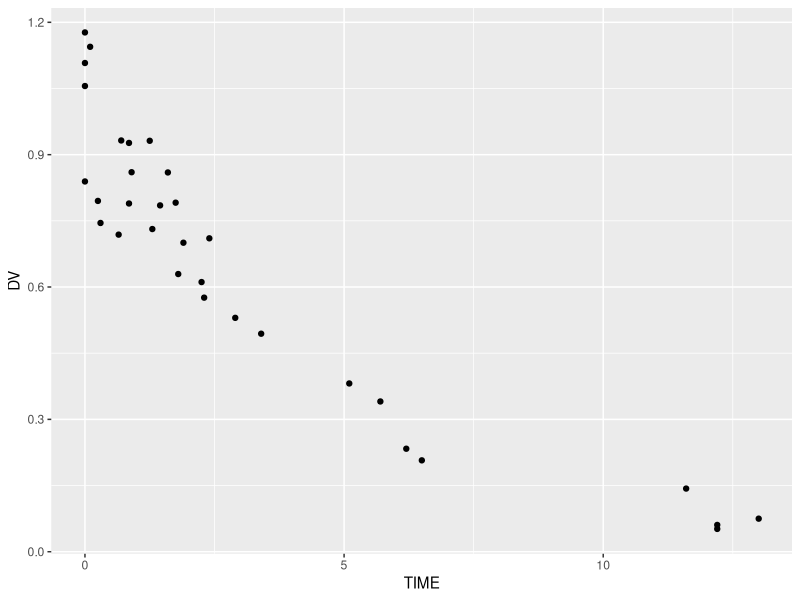
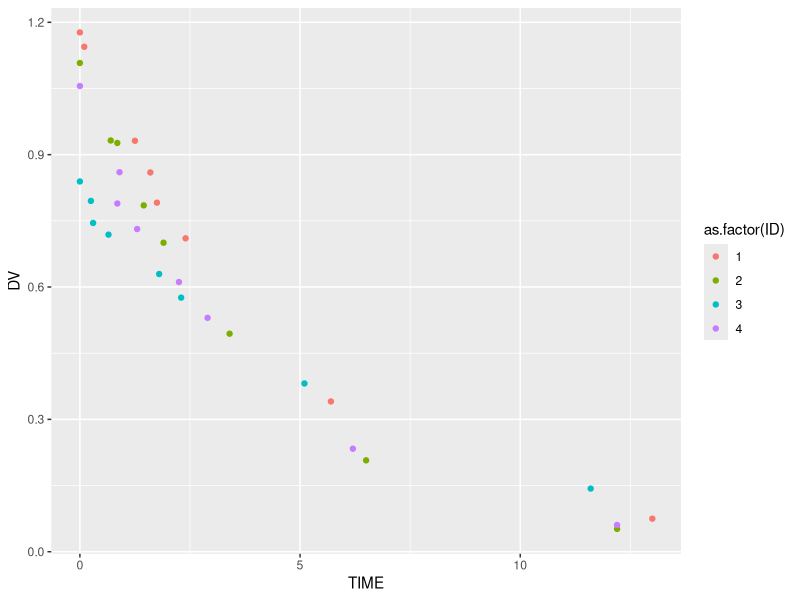
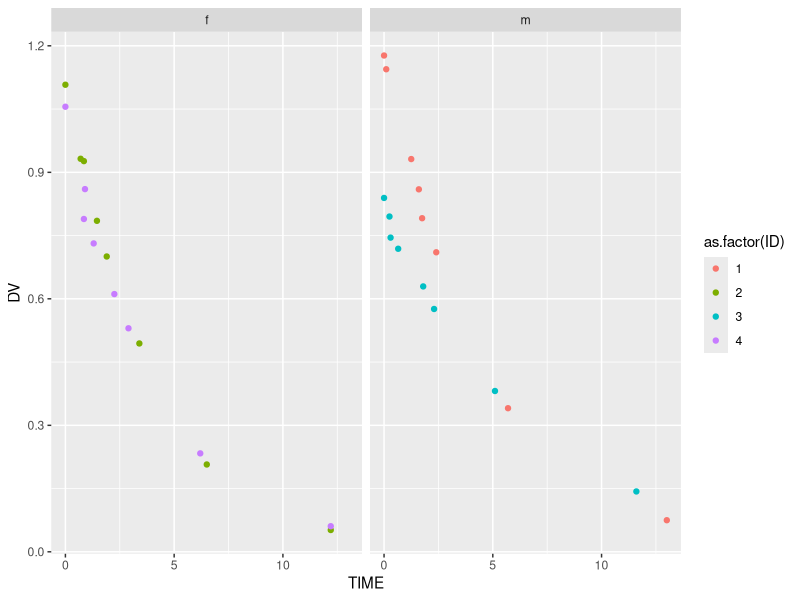
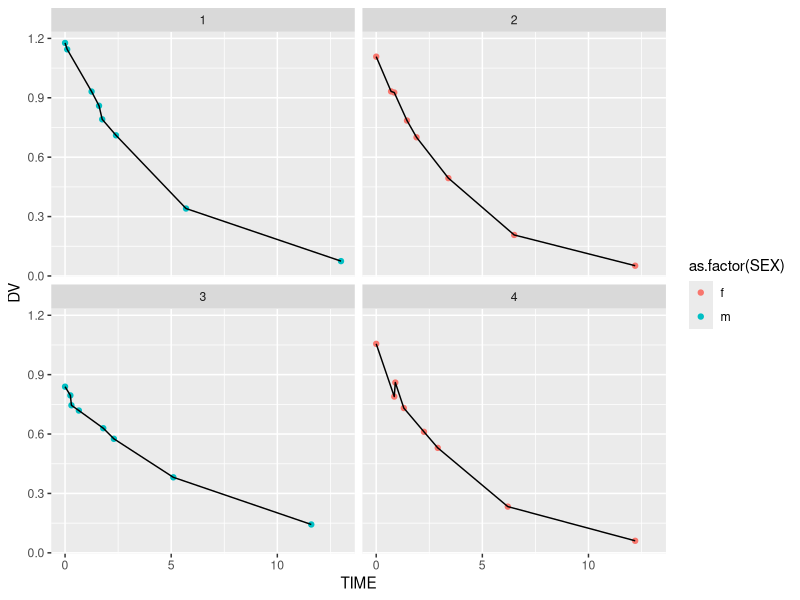
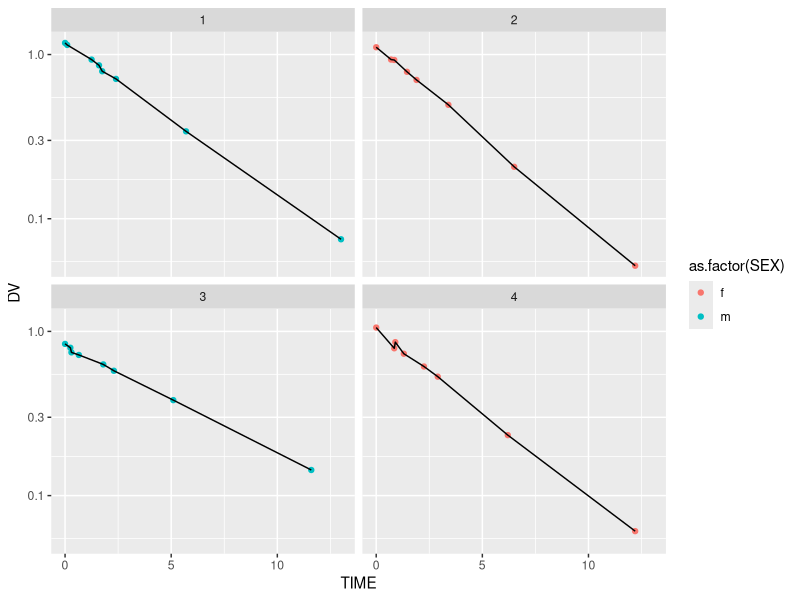
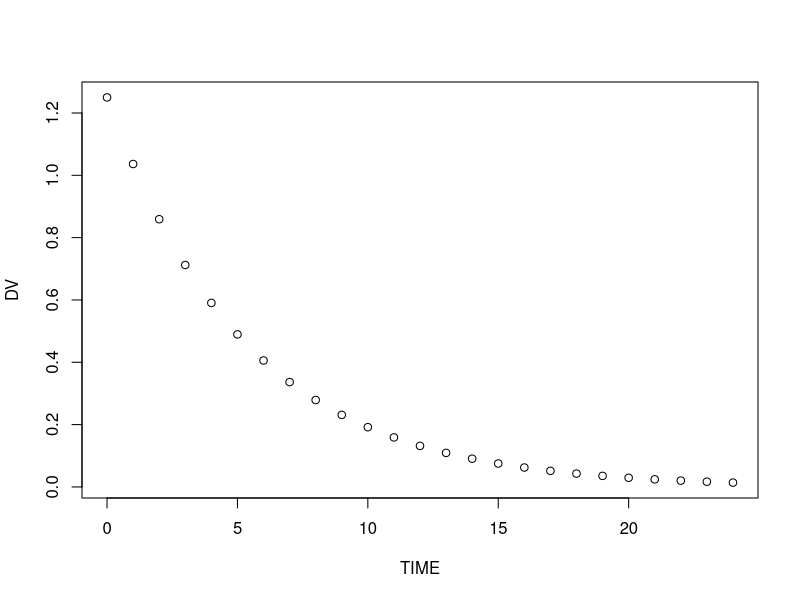
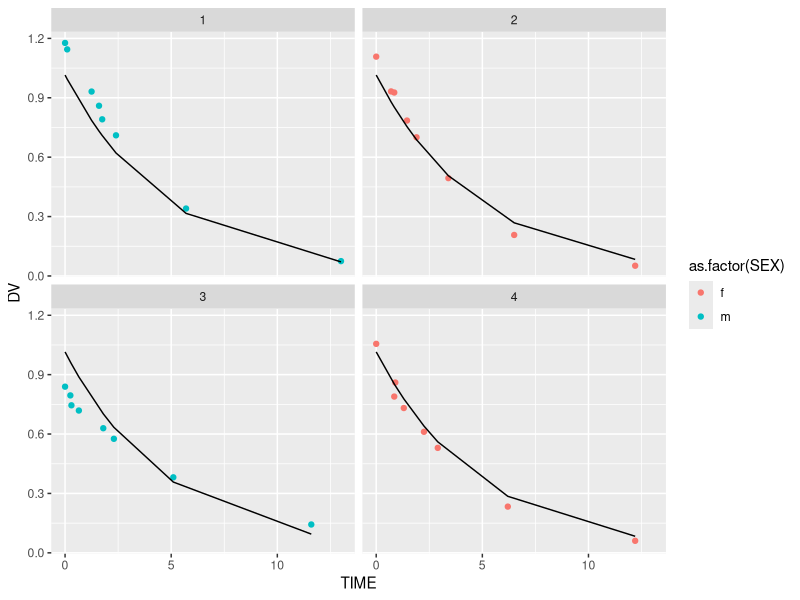
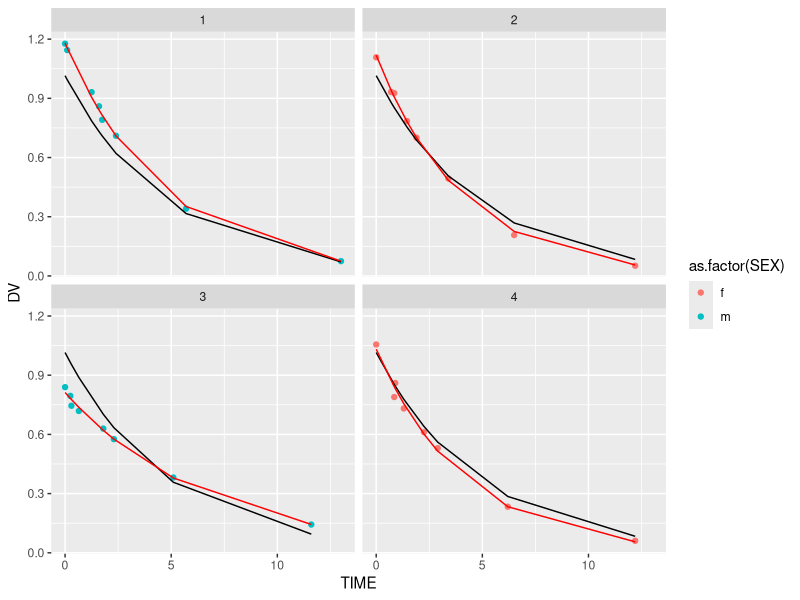

Write R code to recreate these figures, in order.

library(ggplot2)
library(readxl) #diese library benötigt man zum Laden der Excel Datei

## Daten aus Excel-Datei laden

examplocin <- read_excel("examplocin.xlsx")

## Daten anschauen; head zeigt nur die ersten Zeilen an; tail würde die letzen Zeilen anzeigen

head(examplocin)

### Daten als Punkte in einer Abbildung darstellen; DV= dependent variable (z.B. Plasmakonzentration)

ggplot(examplocin) + geom_point(aes(x=TIME, y=DV))

### Punkte nach Patienten ID einfärben

ggplot(examplocin) + geom_point(aes(x=TIME, y=DV, colour=as.factor(ID) )) 

### Abbildungen nach geschlecht unterteilen

ggplot(examplocin) + geom_point(aes(x=TIME, y=DV, colour=as.factor(ID) )) + facet_wrap(facets = "SEX")

## und umgekehrt

ggplot(examplocin) + geom_point(aes(x=TIME, y=DV, colour=as.factor(SEX) )) + facet_wrap(facets = "ID") +
  geom_line(aes(x=TIME, y=DV))

## und mit halblogarithmischer Darstellung

ggplot(examplocin) + geom_point(aes(x=TIME, y=DV, colour=as.factor(SEX) )) + facet_wrap(facets = "ID") +
  geom_line(aes(x=TIME, y=DV)) + scale_y_log10()


## PK-Modell erstellen

pk_1cmt_bolus <- function(time, amt, Vd, Cl){
  ke <- Cl/Vd
  
  y <- amt/Vd*exp(-ke*time) 
  
  return(y)
}

## PK - Modell ausprobieren

times <- 0:24

sim_cp <- pk_1cmt_bolus(times, 100, 80, 15)

sim_pk_data <- data.frame(TIME = times, DV = sim_cp)

plot(sim_pk_data)

## Populationsmodell berechnen, welche Werte für Vd und Cl passsen im Schnitt am besten zu den 4 Patienten-Datensätzen

## TIME wird er aus den Daten nehmen, Vd und Cl wird er nicht in den Examplocin-Daten finden und weiß daher, 
## dass er diese beiden Parameter mittels nicht linearer Regression ermitteln soll

pk_mod_pop <- nls(DV~pk_1cmt_bolus(TIME, 100, Vd, Cl), start=list(Vd=80, Cl=15), data=examplocin )

## Ergebniss des popPK Modells

summary(pk_mod_pop)

## Aus dem Populationsmodell heraus simulieren, TIME findet er wieder in den Daten,
## Vd und Cl nimmt er aus dem Modell

examplocin$DV_pop_pred <- predict(pk_mod_pop, examplocin)

## Darstellung der Populationsvorhersage

ggplot(examplocin) + geom_point(aes(x=TIME, y=DV, colour=as.factor(SEX) )) + facet_wrap(facets = "ID") +
  geom_line(aes(x=TIME, y=DV_pop_pred))

## Individuelle Modelle für jeden Patienten erstellen
## Beachten => der Datensatz wird auf den jeweiligen Patienten beschränkt!!

pk_mod_1 <- nls(DV~pk_1cmt_bolus(TIME, 100, Vd, Cl), 
                start=list(Vd=80, Cl=15), 
                data=examplocin[examplocin$ID == 1,]) ## <-- hier nur Pat 1

pk_mod_2 <- nls(DV~pk_1cmt_bolus(TIME, 100, Vd, Cl), 
                start=list(Vd=80, Cl=15), 
                data=examplocin[examplocin$ID == 2,]) ## <-- hier nur Pat 2

pk_mod_3 <- nls(DV~pk_1cmt_bolus(TIME, 100, Vd, Cl), 
                start=list(Vd=80, Cl=15), 
                data=examplocin[examplocin$ID == 3,]) ## <-- hier nur Pat 3

pk_mod_4 <- nls(DV~pk_1cmt_bolus(TIME, 100, Vd, Cl), 
                start=list(Vd=80, Cl=15), 
                data=examplocin[examplocin$ID == 4,]) ## <- hier nur Pat 4


## Für jeden Patienten seine individuelle Vorhersage mit seinem eigenen Modell erstellen

examplocin$DV_ind_pred <- 0 ## <-- neue Spalte im Datensatz einfügen und alle Werte auf 0 setzen

examplocin$DV_ind_pred <- ifelse(examplocin$ID==1, ## <-- nur für Datensätze deren ID = 1 ist
                                 predict(pk_mod_1, examplocin[examplocin$ID == 1,]),  ## <-- simuliere Wert mit Modell für Pat 1
                                 examplocin$DV_ind_pred) ## <-- sonst bleibt der Wert, so wie er vorher war


## und das ganze für jeden Patienten

examplocin$DV_ind_pred <- ifelse(examplocin$ID==2, 
                                 predict(pk_mod_2, examplocin[examplocin$ID == 2,]), 
                                 examplocin$DV_ind_pred)

examplocin$DV_ind_pred <- ifelse(examplocin$ID==3, 
                                 predict(pk_mod_3, examplocin[examplocin$ID == 3,]), 
                                 examplocin$DV_ind_pred)

examplocin$DV_ind_pred <- ifelse(examplocin$ID==4, 
                                 predict(pk_mod_4, examplocin[examplocin$ID == 4,]), 
                                 examplocin$DV_ind_pred)

## Jetzt fügen wir die individuelle Vorhersage noch in die Abbildung mit ein

ggplot(examplocin) + geom_point(aes(x=TIME, y=DV, colour=as.factor(SEX) )) + facet_wrap(facets = "ID") +
  geom_line(aes(x=TIME, y=DV_pop_pred)) + ## <-- das die Populationsvorhersage
  geom_line(aes(x=TIME, y=DV_ind_pred), colour="red") ## <-- das ist die individuelle Vorhersage


## Berechnen wir die Abweichung der individuellen Vorhersage vom gemessenen Wert

## Residuelle Variabilität

examplocin$EPSILON <- examplocin$DV - examplocin$DV_ind_pred

summary(examplocin$EPSILON)

sd(examplocin$EPSILON)

ggplot(examplocin) + geom_point(aes(x=DV, y=DV_ind_pred)) + ## <-- gemessen vs. individuelle Vorhersage
  geom_abline(slope = 1, intercept = 0) + ## <-- diagonale = Idealfall
  xlim(0,1.5) + ylim(0,1.5) ## Limits der Achsen manuell festlegen

ggplot(examplocin) + geom_point(aes(x=DV, y=DV_pop_pred)) + ## <-- gemessen vs. Populationsvorhersage
  geom_abline(slope = 1, intercept = 0) + ## <-- diagonale = Idealfall
  xlim(0,1.5) + ylim(0,1.5)

## Untersuchen der einzelnen PK Modelle, welche Parameter gelten für welchen Patienten?

summary(pk_mod_pop)
summary(pk_mod_1)
summary(pk_mod_2)
summary(pk_mod_3)
summary(pk_mod_4)

## Alle PK Parameter in einer Tabelle zusammenfassen


pk_params <- rbind(coef(pk_mod_pop)) ## <- rbind fügt eine weitere Zeile hinzu
pk_params <- rbind(pk_params, coef(pk_mod_1)) ## <-- "coef" zieht die Koeffizienten aus dem Modell
pk_params <- rbind(pk_params, coef(pk_mod_2))
pk_params <- rbind(pk_params, coef(pk_mod_3))
pk_params <- rbind(pk_params, coef(pk_mod_4))

pk_params <- cbind(pk_params, ID=c(0, 1,2,3,4)) ## <- cbind fügt eine Spalte hinzu

pk_params <- cbind(pk_params, ETA_VD=pk_params[,1]-pk_params[1,1]) ## <- weitere Spalte enthält Differenz von ind_Vd und pop_Vd

pk_params <- cbind(pk_params, ETA_CL=pk_params[,2]-pk_params[1,2]) ## <- weitere Spalte enthält Differenz von ind_Cl und pop_Cl

pk_params <- as.data.frame(pk_params)

pk_params


### Jetzt fügen wir zu den PK Parametern Patientendaten dazu
## Vielleicht wird es so möglich die Abweichungen zu erklären?


examplocin$WT

pk_params$WT <- c( ((52+63+124+79)/4), 52,63,124,79)

examplocin$SEX

pk_params$SEX <- c(-1, 0,1,0,1)

pk_params


###
## -- Die Visuelle Auswertung zeigt ...
###


ggplot(pk_params[-1,]) + geom_point(aes(x=WT, y=ETA_VD)) ## <-- Ein Zusammenhang zwischen Vd und WT scheint naheliegend
 
ggplot(pk_params[-1,]) + geom_point(aes(x=WT, y=ETA_CL)) ## <-- Cl und WT scheinen nicht sehr offensichtlich zu korrelieren

ggplot(pk_params[-1,]) + geom_boxplot(aes(group=SEX, y=ETA_CL)) ## Offenbar besteht ein Zusammenhang zwischen Cl und SEX

ggplot(pk_params[-1,]) + geom_point(aes(x=ETA_VD, y=ETA_CL)) ## Vd und Cl scheinen nicht korreliert


## Genauer bekommt man eine Antwort mit der linearen regression
## die funktion für lineares modell "lm" ist in der "summary" funktion "eingenistet"

## Ohne das Ergebnis der "lm" funktion zu speichern wird die Zusammenfassung erstellt


summary(lm(WT~ETA_VD, data = pk_params[-1,]))

summary(lm(WT~ETA_CL, data = pk_params[-1,]))

summary(lm(SEX~ETA_CL, data = pk_params[-1,]))

summary(lm(ETA_VD~ETA_CL, data = pk_params[-1,]))



###
## -- PK Modell mit Covariaten
###

pk_mod_pop

pk_params

pk_1cmt_bolus_cov <- function(time, amt, THETA1, THETA2, WT, SEX){
  
  Vd_pop <- THETA1
  Vd_ind <- Vd_pop *(WT/79.5)
  
  Cl_pop <- THETA2
  Cl_ind <- Cl_pop * (1.2^SEX)
  
  ke <- Cl_ind/Vd_ind
  
  y <- amt/Vd_ind*exp(-ke*time)
  
  return(y)
}

## umcodieren der geschlechtswerte in den Daten m

examplocin$SEX <- ifelse(examplocin$SEX=="m", 1, 0)


pk_mod_pop_cov <- nls(DV~pk_1cmt_bolus_cov(TIME, 100, THETA1, THETA2, WT, SEX), start=list(THETA1=1, THETA2=1), data=examplocin )

## Ergebniss des popPK Modells

summary(pk_mod_pop_cov)

## Aus dem Populationsmodell mit Kovariation heraus simulieren, TIME, WT und SEX findet er wieder in den Daten,
## THETA1 und THETA2 im Modell

examplocin$DV_pop_pred_cov <- predict(pk_mod_pop_cov, examplocin)

## Darstellung der Populationsvorhersage mit Kovariatenmodell

ggplot(examplocin) + geom_point(aes(x=TIME, y=DV )) + facet_wrap(facets = "ID") +
  geom_line(aes(x=TIME, y=DV_pop_pred)) + geom_line(aes(x=TIME, y=DV_pop_pred_cov), colour="red")
